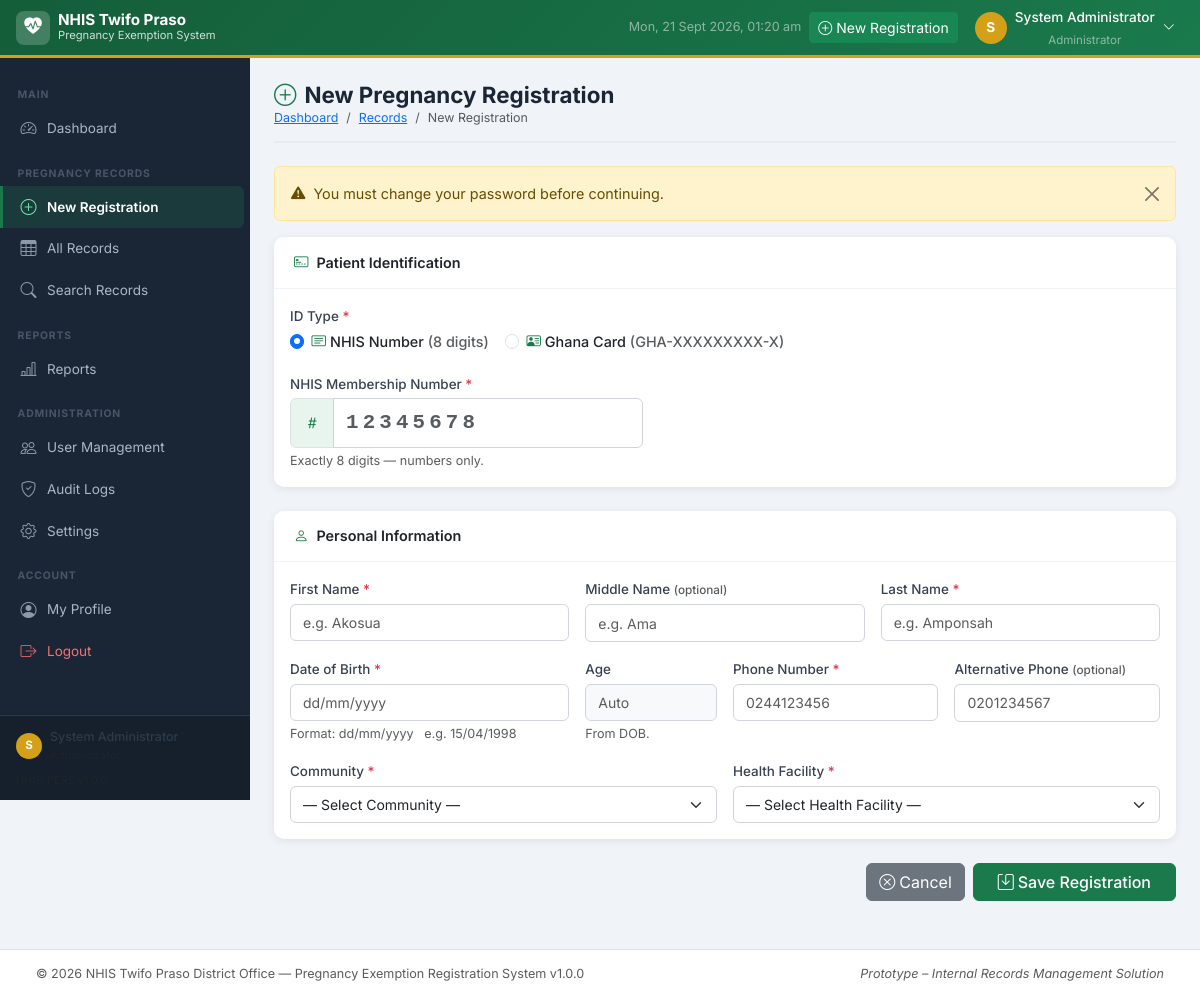
The app's page /pregnancy/add.php (signed in) with its own data.
### tables this page shows
CREATE TABLE IF NOT EXISTS `users` (
  `id` INT(11) NOT NULL AUTO_INCREMENT,
  `full_name` VARCHAR(150) NOT NULL,
  `username` VARCHAR(80) NOT NULL,
  `email` VARCHAR(150) DEFAULT NULL,
  `password` VARCHAR(255) NOT NULL,
  `role_id` INT(11) NOT NULL DEFAULT 2,
  `phone` VARCHAR(20) DEFAULT NULL,
  `status` ENUM('active','inactive') NOT NULL DEFAULT 'active',
  `must_change_password` TINYINT(1) NOT NULL DEFAULT 0,
  `last_login` DATETIME DEFAULT NULL,
  `created_at` TIMESTAMP NOT NULL DEFAULT CURRENT_TIMESTAMP,
  `updated_at` TIMESTAMP NOT NULL DEFAULT CURRENT_TIMESTAMP ON UPDATE CURRENT_TIMESTAMP,
  PRIMARY KEY (`id`),
  UNIQUE KEY `uq_username` (`username`),
  KEY `fk_users_role` (`role_id`),
  CONSTRAINT `fk_users_role` FOREIGN KEY (`role_id`) REFERENCES `roles` (`id`) ON UPDATE CASCADE
);

CREATE TABLE IF NOT EXISTS `roles` (
  `id` INT(11) NOT NULL AUTO_INCREMENT,
  `role_name` VARCHAR(50) NOT NULL,
  `description` VARCHAR(255) DEFAULT NULL,
  `created_at` TIMESTAMP NOT NULL DEFAULT CURRENT_TIMESTAMP,
  PRIMARY KEY (`id`),
  UNIQUE KEY `uq_role_name` (`role_name`)
);

CREATE TABLE IF NOT EXISTS `system_settings` (
  `id` INT(11) NOT NULL AUTO_INCREMENT,
  `setting_key` VARCHAR(100) NOT NULL,
  `setting_value` TEXT DEFAULT NULL,
  `description` VARCHAR(255) DEFAULT NULL,
  `updated_by` INT(11) DEFAULT NULL,
  `updated_at` TIMESTAMP NOT NULL DEFAULT CURRENT_TIMESTAMP ON UPDATE CURRENT_TIMESTAMP,
  PRIMARY KEY (`id`),
  UNIQUE KEY `uq_setting_key` (`setting_key`)
);

### includes/auth.php (called while the page is built, shortened)
<?php
require_once __DIR__ . '/functions.php';
function getCurrentUser(): ?array {
    $pdo  = getDBConnection();
    $stmt = $pdo->prepare(
        "SELECT u.*, r.role_name FROM users u
         JOIN roles r ON u.role_id = r.id
         WHERE u.id = :id LIMIT 1"
    );
    $stmt->execute([':id' => $_SESSION['user_id']]);
    return $stmt->fetch() ?: null;
}

### pregnancy/add.php (the view, shortened to what this page needs)
<?php
require_once __DIR__ . '/../includes/auth.php';
$formData    = [];
if (empty($formData)) {
    $formData = ['id_type' => 'nhis'];
}
include __DIR__ . '/../includes/header.php';
include __DIR__ . '/../includes/sidebar.php';
?>
<div class="nhis-content">
    <div class="page-header">
        <h1><i class="bi bi-plus-circle me-2 text-nhis"></i>New Pregnancy Registration</h1>
        <nav aria-label="breadcrumb">
            <ol class="breadcrumb mb-0">
                <li class="breadcrumb-item"><a href="<?= BASE_URL ?>/dashboard.php">Dashboard</a></li>
                <li class="breadcrumb-item"><a href="<?= BASE_URL ?>/records/index.php">Records</a></li>
                <li class="breadcrumb-item active">New Registration</li>
            </ol>
        </nav>
    </div>
    <form method="POST" action="" class="needs-validation" novalidate>
        <div class="card mb-4">
            <div class="card-header">
                <i class="bi bi-credit-card-2-front me-2 text-nhis"></i>Patient Identification
            </div>
            <div class="card-body">
                <div class="row g-3">
                    <div class="col-12">
                        <label class="form-label fw-500">ID Type <span class="required-star">*</span></label>
                        <div class="d-flex gap-3">
                            <div class="form-check">
                                <input class="form-check-input" type="radio" name="id_type" id="idTypeNhis"
                                       value="nhis" <?= ($formData['id_type'] ?? 'nhis') === 'nhis' ? 'checked' : '' ?>>
                                <label class="form-check-label fw-500" for="idTypeNhis">
                                    <i class="bi bi-card-text me-1 text-nhis"></i>NHIS Number
                                    <span class="text-muted fw-400">(8 digits)</span>
                                </label>
                            </div>
                            <div class="form-check">
                                <input class="form-check-input" type="radio" name="id_type" id="idTypeGhana"
                                       value="ghana" <?= ($formData['id_type'] ?? '') === 'ghana' ? 'checked' : '' ?>>
                                <label class="form-check-label fw-500" for="idTypeGhana">
                                    <i class="bi bi-person-vcard me-1 text-nhis"></i>Ghana Card
                                    <span class="text-muted fw-400">(GHA-XXXXXXXXX-X)</span>
                                </label>
                            </div>
                        </div>
                    </div>
                    <div class="col-md-5" id="nhisField">
                        <label class="form-label">NHIS Membership Number <span class="required-star">*</span></label>
                        <div class="input-group">
                            <span class="input-group-text bg-nhis-light text-nhis fw-600"
                                  style="width:44px;justify-content:center;">
                                <i class="bi bi-hash"></i>
                            </span>
                            <input type="text" class="form-control form-control-lg"
                                   id="nhis_membership_number" name="nhis_membership_number"
                                   value="<?= htmlspecialchars($formData['nhis_membership_number'] ?? '') ?>"
                                   placeholder="12345678" maxlength="8" inputmode="numeric"
                                   style="font-size:1.3rem;letter-spacing:.2em;font-family:monospace;font-weight:700;">
                        </div>
                        <div class="form-text">Exactly 8 digits — numbers only.</div>
                    </div>
                </div>
            </div>
        </div>
        <div class="card mb-4">
            <div class="card-header">
                <i class="bi bi-person me-2 text-nhis"></i>Personal Information
            </div>
            <div class="card-body">
                <div class="row g-3">
                    <div class="col-md-4">
                        <label class="form-label">First Name <span class="required-star">*</span></label>
                        <input type="text" class="form-control" name="first_name" required maxlength="80"
                               value="<?= htmlspecialchars($formData['first_name'] ?? '') ?>"
                               placeholder="e.g. Akosua">
                    </div>
                    <div class="col-md-4">
                        <label class="form-label">Middle Name <span class="text-muted small">(optional)</span></label>
                        <input type="text" class="form-control" name="middle_name" maxlength="80"
                               value="<?= htmlspecialchars($formData['middle_name'] ?? '') ?>"
                               placeholder="e.g. Ama">
                    </div>
                    <div class="col-md-4">
                        <label class="form-label">Last Name <span class="required-star">*</span></label>
                        <input type="text" class="form-control" name="last_name" required maxlength="80"
                               value="<?= htmlspecialchars($formData['last_name'] ?? '') ?>"
                               placeholder="e.g. Amponsah">
                    </div>
                    <div class="col-md-4">
                        <label class="form-label">Date of Birth <span class="required-star">*</span></label>
                        <input type="text" class="form-control" id="dob_display"
                               placeholder="dd/mm/yyyy" maxlength="10" inputmode="numeric"
                               value="<?= !empty($formData['date_of_birth']) ? date('d/m/Y', strtotime($formData['date_of_birth'])) : '' ?>"
                               autocomplete="off">
                        <div class="form-text">Format: dd/mm/yyyy &nbsp; e.g. 15/04/1998</div>
                    </div>
                    <div class="col-md-2">
                        <label class="form-label">Age</label>
                        <input type="text" class="form-control bg-light" id="age_display"
                               placeholder="Auto" readonly tabindex="-1">
                        <div class="form-text">From DOB.</div>
                    </div>
                    <div class="col-md-3">
                        <label class="form-label">Phone Number <span class="required-star">*</span></label>
                        <input type="text" class="form-control" name="phone" data-phone required
                               value="<?= htmlspecialchars($formData['phone'] ?? '') ?>"
                               placeholder="0244123456" maxlength="15">
                    </div>
                    <div class="col-md-3">
                        <label class="form-label">Alternative Phone <span class="text-muted small">(optional)</span></label>
                        <input type="text" class="form-control" name="alt_phone" data-phone
                               value="<?= htmlspecialchars($formData['alt_phone'] ?? '') ?>"
                               placeholder="0201234567" maxlength="15">
                    </div>
                    <div class="col-md-6">
                        <label class="form-label">Community <span class="required-star">*</span></label>
                        <select class="form-select" name="community_id" id="communitySelect" required>
                            <option value="">— Select Community —</option>
                        </select>
                    </div>
                    <div class="col-md-6">
                        <label class="form-label">Health Facility <span class="required-star">*</span></label>
                        <select class="form-select" name="health_facility_id" id="facilitySelect" required>
                            <option value="">— Select Health Facility —</option>
                        </select>
                    </div>
                </div>
            </div>
        </div>
        <div class="d-flex gap-2 justify-content-end mb-4">
            <a href="<?= BASE_URL ?>/records/index.php" class="btn btn-secondary">
                <i class="bi bi-x-circle me-1"></i>Cancel
            </a>
            <button type="submit" class="btn btn-nhis-primary px-4">
                <i class="bi bi-save me-1"></i>Save Registration
            </button>
        </div>
    </form>
</div>
<?php include __DIR__ . '/../includes/footer.php'; ?>

### includes/header.php (shortened to what this page needs)
<?php
$currentUser = getCurrentUser();
?>
<!DOCTYPE html>
<html lang="en">
<head>
    <link href="https://cdn.jsdelivr.net/npm/bootstrap@5.3.2/dist/css/bootstrap.min.css" rel="stylesheet">
    <link href="https://cdn.jsdelivr.net/npm/bootstrap-icons@1.11.3/font/bootstrap-icons.min.css" rel="stylesheet">
    <link href="<?= BASE_URL ?>/assets/css/style.css" rel="stylesheet">
</head>
<body>
<nav class="navbar navbar-expand-lg navbar-dark nhis-topbar fixed-top">
    <div class="container-fluid px-3">
        <a class="navbar-brand d-flex align-items-center gap-2" href="<?= BASE_URL ?>/dashboard.php">
            <div class="nhis-brand-icon">
                <i class="bi bi-heart-pulse-fill"></i>
            </div>
            <div class="d-none d-md-block">
                <div class="fw-700 lh-1" style="font-size:0.95rem;">NHIS Twifo Praso</div>
                <div style="font-size:0.7rem;opacity:0.8;font-weight:400;">Pregnancy Exemption System</div>
            </div>
        </a>
        <div class="ms-auto d-flex align-items-center gap-2">
            <span class="d-none d-lg-block text-white-50 small" id="topDateTime"></span>
            <a href="<?= BASE_URL ?>/pregnancy/add.php" class="btn btn-sm btn-success d-none d-md-flex align-items-center gap-1">
                <i class="bi bi-plus-circle"></i> New Registration
            </a>
            <div class="dropdown">
                <button class="btn btn-sm btn-link text-white d-flex align-items-center gap-2 text-decoration-none" data-bs-toggle="dropdown" aria-expanded="false">
                    <div class="nhis-avatar"><?= strtoupper(substr($currentUser['full_name'] ?? 'U', 0, 1)) ?></div>
                    <span class="d-none d-lg-block">
                        <span class="fw-500" style="font-size:0.85rem;"><?= htmlspecialchars($currentUser['full_name'] ?? '') ?></span>
                        <br><span class="text-white-50" style="font-size:0.72rem;"><?= htmlspecialchars($currentUser['role_name'] ?? '') ?></span>
                    </span>
                    <i class="bi bi-chevron-down small"></i>
                </button>
            </div>
        </div>
    </div>
</nav>
<div class="nhis-wrapper">

### includes/footer.php (shortened to what this page needs)
    </div>
<footer class="nhis-footer">
    <div class="container-fluid">
        <div class="row align-items-center">
            <div class="col-md-6">
                <span class="text-muted small">
                    &copy; <?= date('Y') ?>
                    <?= getSetting('office_name', 'NHIS Twifo Praso District Office') ?>
                    &mdash; Pregnancy Exemption Registration System v<?= APP_VERSION ?>
                </span>
            </div>
            <div class="col-md-6 text-md-end">
                <span class="text-muted small">
                    <em>Prototype &ndash; Internal Records Management Solution</em>
                </span>
            </div>
        </div>
    </div>
</footer>
</body>
</html>

### assets/css/style.css (style rules this page uses)
:root { --nhis-green: #1a7a4c; --nhis-green-dark: #145e3a; --nhis-green-light: #e8f5ee; --nhis-gold: #d4a017; --nhis-sidebar-w: 250px; --nhis-topbar-h: 58px; --nhis-footer-h: 46px; --nhis-sidebar-bg: #1a2535; --nhis-sidebar-txt: #adb5c6; --nhis-sidebar-active: #1a7a4c; --body-bg: #f0f4f8; --card-shadow: 0 2px 8px rgba(0,0,0,.08); --radius: 10px; }
*, *::before, *::after { box-sizing: border-box; }
body { font-family: 'Inter', 'Segoe UI', sans-serif; background: var(--body-bg); color: #2d3a4a; font-size: 0.9rem; line-height: 1.5; }
.fw-500 { font-weight: 500; }
.fw-600 { font-weight: 600; }
.fw-700 { font-weight: 700; }
.nhis-topbar { background: linear-gradient(135deg, var(--nhis-green-dark) 0%, var(--nhis-green) 100%); height: var(--nhis-topbar-h); z-index: 1050; border-bottom: 3px solid var(--nhis-gold); padding: 0 !important; }
.nhis-brand-icon { width: 34px; height: 34px; background: rgba(255,255,255,0.2); border-radius: 8px; display: flex; align-items: center; justify-content: center; font-size: 1.1rem; flex-shrink: 0; }
.nhis-avatar { width: 32px; height: 32px; background: var(--nhis-gold); color: #fff; border-radius: 50%; display: flex; align-items: center; justify-content: center; font-size: 0.85rem; font-weight: 700; flex-shrink: 0; }
.nhis-wrapper { display: flex; padding-top: var(--nhis-topbar-h); min-height: 100vh; }
.nhis-content { margin-left: var(--nhis-sidebar-w); flex: 1; padding: 1.5rem; min-width: 0; padding-bottom: calc(var(--nhis-footer-h) + 1.5rem); }
.nhis-footer { position: fixed; bottom: 0; left: 0; right: 0; height: var(--nhis-footer-h); background: #fff; border-top: 1px solid #dee2e6; display: flex; align-items: center; padding: 0 1.5rem; z-index: 900; }
.page-header { margin-bottom: 1.4rem; padding-bottom: 0.85rem; border-bottom: 2px solid #e9ecef; }
.page-header h1 { font-size: 1.4rem; font-weight: 700; color: #1a2535; margin: 0; }
.page-header .breadcrumb { font-size: 0.78rem; margin: 0; }
.card { border: none; border-radius: var(--radius); box-shadow: var(--card-shadow); background: #fff; }
.card-header { background: #fff; border-bottom: 1px solid #f0f4f8; font-weight: 600; padding: 0.9rem 1.25rem; border-radius: var(--radius) var(--radius) 0 0 !important; }
.form-label { font-weight: 500; font-size: 0.84rem; color: #374151; margin-bottom: 0.3rem; }
.form-control, .form-select { border: 1px solid #d1d5db; border-radius: 6px; font-size: 0.875rem; padding: 0.45rem 0.75rem; transition: border-color .15s, box-shadow .15s; }
.required-star { color: #dc3545; }
.btn-nhis-primary { background: var(--nhis-green); border-color: var(--nhis-green); color: #fff; font-weight: 500; }
.text-nhis { color: var(--nhis-green) !important; }
.bg-nhis-light { background: var(--nhis-green-light) !important; }

### records on screen
users: full_name "S", full_name "System Administrator", role.role_name "Administrator"
system_settings: setting_value "NHIS Twifo Praso District Office"

### other values on screen
substr($_SESSION['full_name'] ?? 'U', 0, 1) "S"
$_SESSION['full_name'] "System Administrator"
$flash['message'] "You must change your password before continuing."
APP_VERSION "1.0.0"
